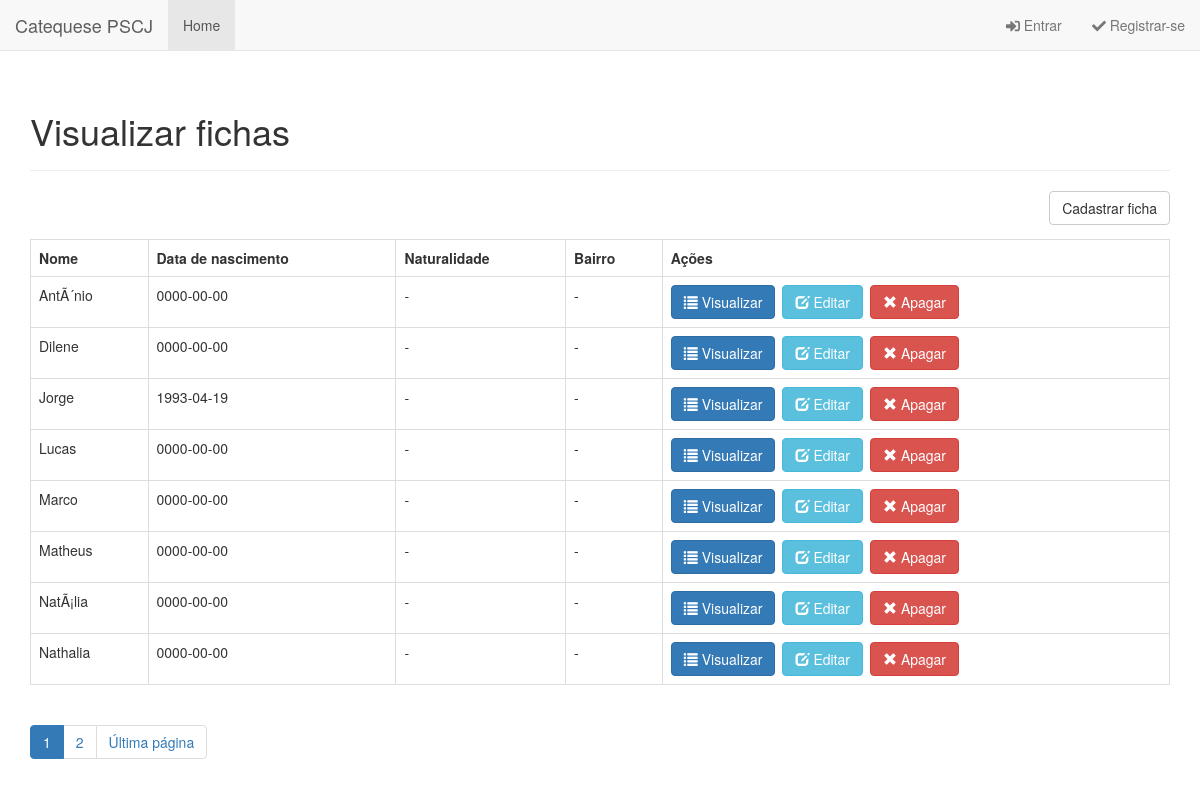
The page /old/index.php on the database as committed earlier.
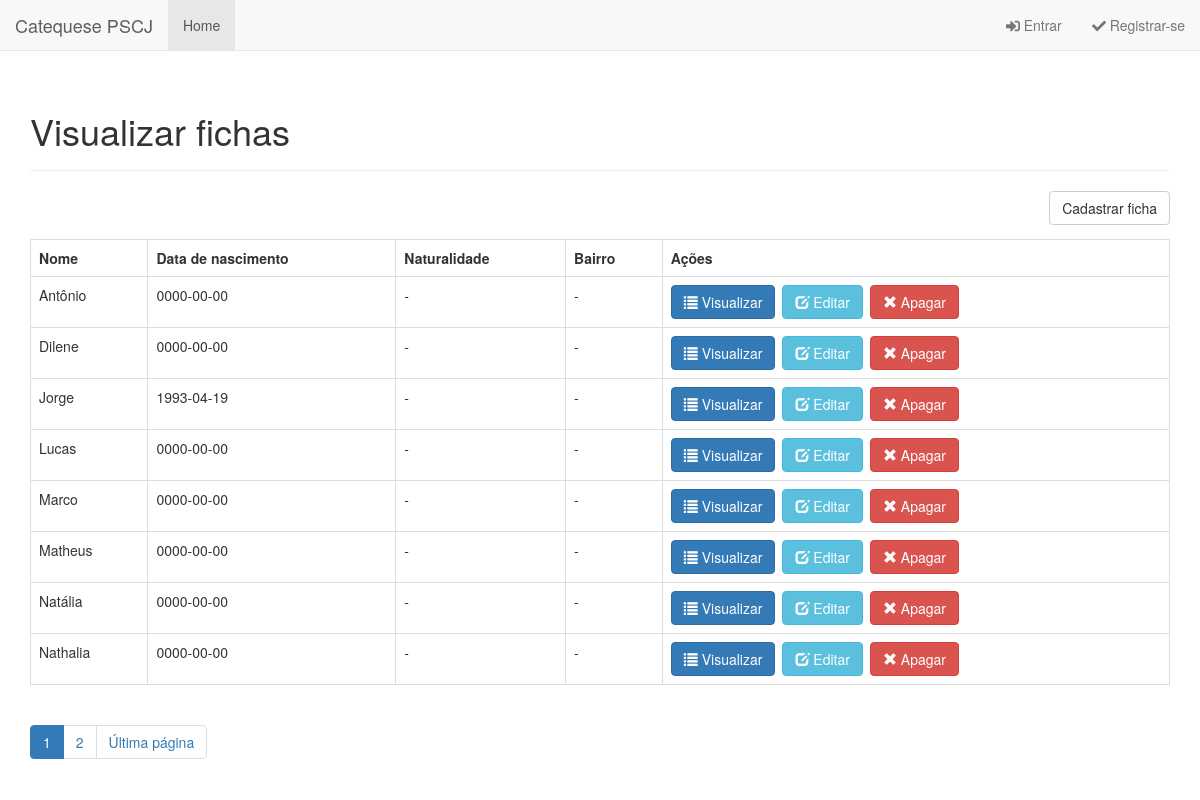
The same page on the database as committed later.
### tables this page shows
CREATE TABLE `ficha` (
  `id` int(11) NOT NULL,
  `nome` varchar(128) NOT NULL,
  `data_nascimento` date NOT NULL,
  `naturalidade` varchar(32) NOT NULL,
  `endereco` varchar(128) NOT NULL,
  `bairro` varchar(32) NOT NULL,
  `cep` int(8) NOT NULL,
  `telefone` int(16) NOT NULL,
  `estudante` tinyint(1) NOT NULL,
  `colegio` varchar(32) NOT NULL,
  `batismo` tinyint(1) NOT NULL,
  `eucaristia` tinyint(1) NOT NULL,
  `data_batismo` date NOT NULL,
  `paroquia_batismo` varchar(128) NOT NULL,
  `nome_pai` varchar(128) NOT NULL,
  `nome_mae` varchar(128) NOT NULL,
  `telefone_celular_pai` int(16) NOT NULL,
  `telefone_celular_mae` int(16) NOT NULL,
  `telefone_residencial` int(16) NOT NULL,
  `pais_casados_igreja` tinyint(1) NOT NULL,
  `igreja_casamento` varchar(128) NOT NULL,
  `pais_vivem_juntos` tinyint(1) NOT NULL,
  `frequentam_comunidade` tinyint(1) NOT NULL,
  `ativos_paroquia` tinyint(1) NOT NULL,
  `tipo_participacao` varchar(128) NOT NULL,
  `outra_paroquia` varchar(128) NOT NULL,
  `turma_atual` varchar(32) NOT NULL,
  `turno` varchar(32) NOT NULL,
  `ano_inicio_turma` int(11) NOT NULL,
  `catequista_1` varchar(128) NOT NULL,
  `catequista_2` varchar(128) NOT NULL,
  `catequista_3` varchar(128) NOT NULL,
  `catequizando_frequente` tinyint(1) NOT NULL,
  `preenchimento_ficha` int(11) NOT NULL
);

### objects/ficha.php (called while the page is built, shortened)
<?php
class Ficha {
    private $conn;
    private $table_name = "ficha";
    public function __construct($db) {
        $this->conn = $db;
    }
    function readAll($from_record_num, $records_per_page) {
        $query = "SELECT
                    id, nome, data_nascimento
                FROM
                    " . $this->table_name . "
                ORDER BY
                    nome ASC
                LIMIT
                    {$from_record_num}, {$records_per_page}";
        $stmt = $this->conn->prepare( $query );
        $stmt->execute();
        return $stmt;
    }
    public function countAll() {
        $query = "SELECT id FROM " . $this->table_name . "";
        $stmt = $this->conn->prepare( $query );
        $stmt->execute();
        $num = $stmt->rowCount();
        return $num;
    }
}
?>

### old/index.php (the view, shortened to what this page needs)
<?php
$page = isset($_GET['page']) ? $_GET['page'] : 1;
$records_per_page = 8;
$from_record_num = ($records_per_page * $page) - $records_per_page;
include_once 'objects/ficha.php';
$database = new Database();
$db = $database->getConnection();
$ficha = new Ficha($db);
$stmt = $ficha->readAll($from_record_num, $records_per_page);
$num = $stmt->rowCount();
$page_title = "Visualizar fichas";
include_once "layout_header.php";
echo "<div class='right-button-margin'>";
    echo "<a href='cadastro_ficha.php' class='btn btn-default pull-right'>Cadastrar ficha</a>";
echo "</div>";
if ($num > 0) {
    echo "<table class='table table-hover table-responsive table-bordered'>";
        echo "<tr>";
            echo "<th>Nome</th>";
            echo "<th>Data de nascimento</th>";
            echo "<th>Naturalidade</th>";
            echo "<th>Bairro</th>";
            echo "<th>Ações</th>";
        echo "</tr>";
        while ($row = $stmt->fetch(PDO::FETCH_ASSOC)) {
            extract($row);
            echo "<tr>";
                echo "<td>{$nome}</td>";
                echo "<td>{$data_nascimento}</td>";
                echo "<td>-</td>";
                echo "<td>-</td>";
                echo "<td>";
				echo "<a href='visualiza_ficha.php?id={$id}' class='btn btn-primary left-margin'>";
				    echo "<span class='glyphicon glyphicon-list'></span> Visualizar";
				echo "</a>";
				echo "<a href='atualiza_ficha.php?id={$id}' class='btn btn-info left-margin'>";
				    echo "<span class='glyphicon glyphicon-edit'></span> Editar";
				echo "</a>";
				echo "<a delete-id='{$id}' class='btn btn-danger delete-object'>";
				    echo "<span class='glyphicon glyphicon-remove'></span> Apagar";
				echo "</a>";
                echo "</td>";
            echo "</tr>";
        }
    echo "</table>";
	$page_url = "index.php?";
	$total_rows = $ficha->countAll();
	include_once 'paging.php';
}
else {
    echo "<div class='alert alert-info'>Sem fichas encontradas.</div>";
}
include_once "layout_footer.php";
?>

### layout_header.php (shortened to what this page needs)
<!DOCTYPE html>
<html lang="en">
<head>
    <link rel="stylesheet" href="https://maxcdn.bootstrapcdn.com/bootstrap/3.3.7/css/bootstrap.min.css" />
    <link rel="stylesheet" href="libs/css/custom.css" />
</head>
<body>
    <?php include_once 'navigation.php'; ?>
    <div class="container">
        <?php
        echo "<div class='page-header'>
                <h1>{$page_title}</h1>
            </div>";
        ?>

### navigation.php (shortened to what this page needs)
<div class="navbar navbar-default navbar-static-top" role="navigation">
    <div class="container-fluid">
        <div class="navbar-header">
            <a class="navbar-brand" href="<?php echo $home_url; ?>">Catequese PSCJ</a>
        </div>
        <div class="navbar-collapse collapse">
            <ul class="nav navbar-nav">
                <li <?php echo $page_title=="Visualizar fichas" ? "class='active'" : ""; ?>>
                    <a href="<?php echo $home_url; ?>">Home</a>
                </li>
            </ul>
            <?php
            if (isset($_SESSION['logged_in']) && $_SESSION['logged_in']==true) {
            ?>
            <ul class="nav navbar-nav navbar-right">
                <li <?php echo $page_title=="Edit Profile" ? "class='active'" : ""; ?>>
                    <a href="#" class="dropdown-toggle" data-toggle="dropdown" role="button" aria-expanded="false">
                        <span class="fas fa-user" aria-hidden="true"></span>
                        &nbsp;&nbsp;<?php echo $_SESSION['nome']; ?>
                        &nbsp;&nbsp;<span class="caret"></span>
                    </a>
                    <ul class="dropdown-menu" role="menu">
                        <li><a href="<?php echo $home_url; ?>logout.php">Sair do sistema</a></li>
                    </ul>
                </li>
            </ul>
            <?php
            }
            else {
            ?>
            <ul class="nav navbar-nav navbar-right">
                <li <?php echo $page_title=="Login" ? "class='active'" : ""; ?>>
                    <a href="<?php echo $home_url; ?>login">
                        <span class="fas fa-sign-in-alt"></span> Entrar
                    </a>
                </li>
                <li <?php echo $page_title=="Registro" ? "class='active'" : ""; ?>>
                    <a href="<?php echo $home_url; ?>registro">
                        <span class="fas fa-check"></span> Registrar-se
                    </a>
                </li>
            </ul>
            <?php
            }
            ?>
        </div>
    </div>
</div>

### paging.php (shortened to what this page needs)
<?php
echo "<ul class='pagination'>";
$total_pages = ceil($total_rows / $records_per_page);
$range = 2;
$initial_num = $page - $range;
$condition_limit_num = ($page + $range)  + 1;
for ($x=$initial_num; $x<$condition_limit_num; $x++) {
    if (($x > 0) && ($x <= $total_pages)) {
        if ($x == $page) {
            echo "<li class='active'><a href=\"#\">$x <span class=\"sr-only\">(current)</span></a></li>";
        }
        else {
            echo "<li><a href='{$page_url}page=$x'>$x</a></li>";
        }
    }
}
if($page<$total_pages){
    echo "<li><a href='" .$page_url. "page={$total_pages}' title='Última página: {$total_pages}.'>";
        echo "Última página";
    echo "</a></li>";
}
echo "</ul>";
?>

### layout_footer.php (shortened to what this page needs)
    </div>
</body>
</html>

### libs/css/custom.css (style rules this page uses)
.left-margin { margin:0 .5em 0 0; }
.right-button-margin { margin: 0 0 1em 0; overflow: hidden; }

Rows that differ between the two databases and show on the page:
changed ficha: nome "AntÃ´nio" → "Antônio"
changed ficha: nome "NatÃ¡lia" → "Natália"
